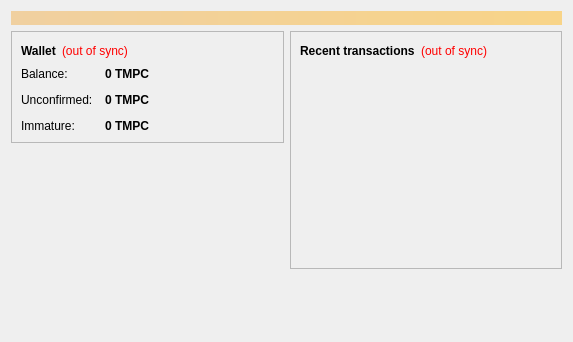
<?xml version="1.0" encoding="UTF-8"?>
<ui version="4.0">
 <class>OverviewPage</class>
 <widget class="QWidget" name="OverviewPage">
  <property name="geometry">
   <rect>
    <x>0</x>
    <y>0</y>
    <width>573</width>
    <height>342</height>
   </rect>
  </property>
  <property name="windowTitle">
   <string>Form</string>
  </property>
  <layout class="QVBoxLayout" name="topLayout">
   <item>
    <widget class="QLabel" name="labelAlerts">
     <property name="visible">
      <bool>false</bool>
     </property>
     <property name="styleSheet">
      <string notr="true">background-color: qlineargradient(x1: 0, y1: 0, x2: 1, y2: 0, stop:0 #F0D0A0, stop:1 #F8D488); color:#000000;</string>
     </property>
     <property name="wordWrap">
      <bool>true</bool>
     </property>
     <property name="margin">
      <number>3</number>
     </property>
    </widget>
   </item>
   <item>
    <layout class="QHBoxLayout" name="horizontalLayout" stretch="1,1">
     <item>
      <layout class="QVBoxLayout" name="verticalLayout_2">
       <item>
        <widget class="QFrame" name="frame">
         <property name="frameShape">
          <enum>QFrame::StyledPanel</enum>
         </property>
         <property name="frameShadow">
          <enum>QFrame::Raised</enum>
         </property>
         <layout class="QVBoxLayout" name="verticalLayout_4">
          <item>
           <layout class="QHBoxLayout" name="horizontalLayout_4">
            <item>
             <widget class="QLabel" name="label_5">
              <property name="font">
               <font>
                <weight>75</weight>
                <bold>true</bold>
               </font>
              </property>
              <property name="text">
               <string>Wallet</string>
              </property>
             </widget>
            </item>
            <item>
             <widget class="QLabel" name="labelWalletStatus">
              <property name="toolTip">
               <string>The displayed information may be out of date. Your wallet automatically synchronizes with the Templecoin network after a connection is established, but this process has not completed yet.</string>
              </property>
              <property name="styleSheet">
               <string notr="true">QLabel { color: red; }</string>
              </property>
              <property name="text">
               <string notr="true">(out of sync)</string>
              </property>
              <property name="alignment">
               <set>Qt::AlignLeading|Qt::AlignLeft|Qt::AlignVCenter</set>
              </property>
             </widget>
            </item>
            <item>
             <spacer name="horizontalSpacer_2">
              <property name="orientation">
               <enum>Qt::Horizontal</enum>
              </property>
              <property name="sizeHint" stdset="0">
               <size>
                <width>40</width>
                <height>20</height>
               </size>
              </property>
             </spacer>
            </item>
           </layout>
          </item>
          <item>
           <layout class="QFormLayout" name="formLayout_2">
            <property name="fieldGrowthPolicy">
             <enum>QFormLayout::AllNonFixedFieldsGrow</enum>
            </property>
            <property name="horizontalSpacing">
             <number>12</number>
            </property>
            <property name="verticalSpacing">
             <number>12</number>
            </property>
            <item row="0" column="0">
             <widget class="QLabel" name="label">
              <property name="text">
               <string>Balance:</string>
              </property>
             </widget>
            </item>
            <item row="0" column="1">
             <widget class="QLabel" name="labelBalance">
              <property name="font">
               <font>
                <weight>75</weight>
                <bold>true</bold>
               </font>
              </property>
              <property name="cursor">
               <cursorShape>IBeamCursor</cursorShape>
              </property>
              <property name="toolTip">
               <string>Your current balance</string>
              </property>
              <property name="text">
               <string notr="true">0 TMPC</string>
              </property>
              <property name="textInteractionFlags">
               <set>Qt::LinksAccessibleByMouse|Qt::TextSelectableByKeyboard|Qt::TextSelectableByMouse</set>
              </property>
             </widget>
            </item>
            <item row="1" column="0">
             <widget class="QLabel" name="label_3">
              <property name="text">
               <string>Unconfirmed:</string>
              </property>
             </widget>
            </item>
            <item row="1" column="1">
             <widget class="QLabel" name="labelUnconfirmed">
              <property name="font">
               <font>
                <weight>75</weight>
                <bold>true</bold>
               </font>
              </property>
              <property name="cursor">
               <cursorShape>IBeamCursor</cursorShape>
              </property>
              <property name="toolTip">
               <string>Total of transactions that have yet to be confirmed, and do not yet count toward the current balance</string>
              </property>
              <property name="text">
               <string notr="true">0 TMPC</string>
              </property>
              <property name="textInteractionFlags">
               <set>Qt::LinksAccessibleByMouse|Qt::TextSelectableByKeyboard|Qt::TextSelectableByMouse</set>
              </property>
             </widget>
            </item>
            <item row="2" column="0">
             <widget class="QLabel" name="labelImmatureText">
              <property name="text">
               <string>Immature:</string>
              </property>
             </widget>
            </item>
            <item row="2" column="1">
             <widget class="QLabel" name="labelImmature">
              <property name="font">
               <font>
                <weight>75</weight>
                <bold>true</bold>
               </font>
              </property>
              <property name="toolTip">
               <string>Mined balance that has not yet matured</string>
              </property>
              <property name="text">
               <string notr="true">0 TMPC</string>
              </property>
              <property name="textInteractionFlags">
               <set>Qt::LinksAccessibleByMouse|Qt::TextSelectableByKeyboard|Qt::TextSelectableByMouse</set>
              </property>
             </widget>
            </item>
           </layout>
          </item>
         </layout>
        </widget>
       </item>
       <item>
        <spacer name="verticalSpacer">
         <property name="orientation">
          <enum>Qt::Vertical</enum>
         </property>
         <property name="sizeHint" stdset="0">
          <size>
           <width>20</width>
           <height>40</height>
          </size>
         </property>
        </spacer>
       </item>
      </layout>
     </item>
     <item>
      <layout class="QVBoxLayout" name="verticalLayout_3">
       <item>
        <widget class="QFrame" name="frame_2">
         <property name="frameShape">
          <enum>QFrame::StyledPanel</enum>
         </property>
         <property name="frameShadow">
          <enum>QFrame::Raised</enum>
         </property>
         <layout class="QVBoxLayout" name="verticalLayout">
          <item>
           <layout class="QHBoxLayout" name="horizontalLayout_2">
            <item>
             <widget class="QLabel" name="label_4">
              <property name="text">
               <string>&lt;b&gt;Recent transactions&lt;/b&gt;</string>
              </property>
             </widget>
            </item>
            <item>
             <widget class="QLabel" name="labelTransactionsStatus">
              <property name="toolTip">
               <string>The displayed information may be out of date. Your wallet automatically synchronizes with the Templecoin network after a connection is established, but this process has not completed yet.</string>
              </property>
              <property name="styleSheet">
               <string notr="true">QLabel { color: red; }</string>
              </property>
              <property name="text">
               <string notr="true">(out of sync)</string>
              </property>
              <property name="alignment">
               <set>Qt::AlignRight|Qt::AlignTrailing|Qt::AlignVCenter</set>
              </property>
             </widget>
            </item>
            <item>
             <spacer name="horizontalSpacer">
              <property name="orientation">
               <enum>Qt::Horizontal</enum>
              </property>
              <property name="sizeHint" stdset="0">
               <size>
                <width>40</width>
                <height>20</height>
               </size>
              </property>
             </spacer>
            </item>
           </layout>
          </item>
          <item>
           <widget class="QListView" name="listTransactions">
            <property name="styleSheet">
             <string notr="true">QListView { background: transparent; }</string>
            </property>
            <property name="frameShape">
             <enum>QFrame::NoFrame</enum>
            </property>
            <property name="verticalScrollBarPolicy">
             <enum>Qt::ScrollBarAlwaysOff</enum>
            </property>
            <property name="horizontalScrollBarPolicy">
             <enum>Qt::ScrollBarAlwaysOff</enum>
            </property>
            <property name="selectionMode">
             <enum>QAbstractItemView::NoSelection</enum>
            </property>
           </widget>
          </item>
         </layout>
        </widget>
       </item>
       <item>
        <spacer name="verticalSpacer_2">
         <property name="orientation">
          <enum>Qt::Vertical</enum>
         </property>
         <property name="sizeHint" stdset="0">
          <size>
           <width>20</width>
           <height>40</height>
          </size>
         </property>
        </spacer>
       </item>
      </layout>
     </item>
    </layout>
   </item>
  </layout>
 </widget>
 <resources/>
 <connections/>
</ui>
